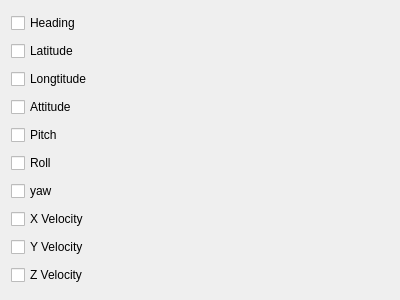
<?xml version="1.0" encoding="UTF-8"?>
<ui version="4.0">
 <class>GraphWidget</class>
 <widget class="QWidget" name="GraphWidget">
  <property name="geometry">
   <rect>
    <x>0</x>
    <y>0</y>
    <width>400</width>
    <height>300</height>
   </rect>
  </property>
  <property name="windowTitle">
   <string>Form</string>
  </property>
  <layout class="QHBoxLayout" name="horizontalLayout_2" stretch="1,10">
   <item>
    <layout class="QVBoxLayout" name="verticalLayout">
     <item>
      <widget class="QCheckBox" name="btn_heading">
       <property name="text">
        <string>Heading</string>
       </property>
      </widget>
     </item>
     <item>
      <widget class="QCheckBox" name="btn_lat">
       <property name="text">
        <string>Latitude</string>
       </property>
      </widget>
     </item>
     <item>
      <widget class="QCheckBox" name="btn_lon">
       <property name="text">
        <string>Longtitude</string>
       </property>
      </widget>
     </item>
     <item>
      <widget class="QCheckBox" name="btn_alt">
       <property name="text">
        <string>Attitude</string>
       </property>
      </widget>
     </item>
     <item>
      <widget class="QCheckBox" name="btn_pitch">
       <property name="text">
        <string>Pitch</string>
       </property>
      </widget>
     </item>
     <item>
      <widget class="QCheckBox" name="btn_roll">
       <property name="text">
        <string>Roll</string>
       </property>
      </widget>
     </item>
     <item>
      <widget class="QCheckBox" name="btn_yaw">
       <property name="text">
        <string>yaw</string>
       </property>
      </widget>
     </item>
     <item>
      <widget class="QCheckBox" name="btn_xvel">
       <property name="text">
        <string>X Velocity</string>
       </property>
      </widget>
     </item>
     <item>
      <widget class="QCheckBox" name="btn_yvel">
       <property name="text">
        <string>Y Velocity</string>
       </property>
      </widget>
     </item>
     <item>
      <widget class="QCheckBox" name="btn_zvel">
       <property name="text">
        <string>Z Velocity</string>
       </property>
      </widget>
     </item>
    </layout>
   </item>
   <item>
    <widget class="QCustomPlot" name="customPlot" native="true"/>
   </item>
  </layout>
 </widget>
 <customwidgets>
  <customwidget>
   <class>QCustomPlot</class>
   <extends>QWidget</extends>
   <header>qcustomplot.h</header>
   <container>1</container>
  </customwidget>
 </customwidgets>
 <resources/>
 <connections/>
</ui>
